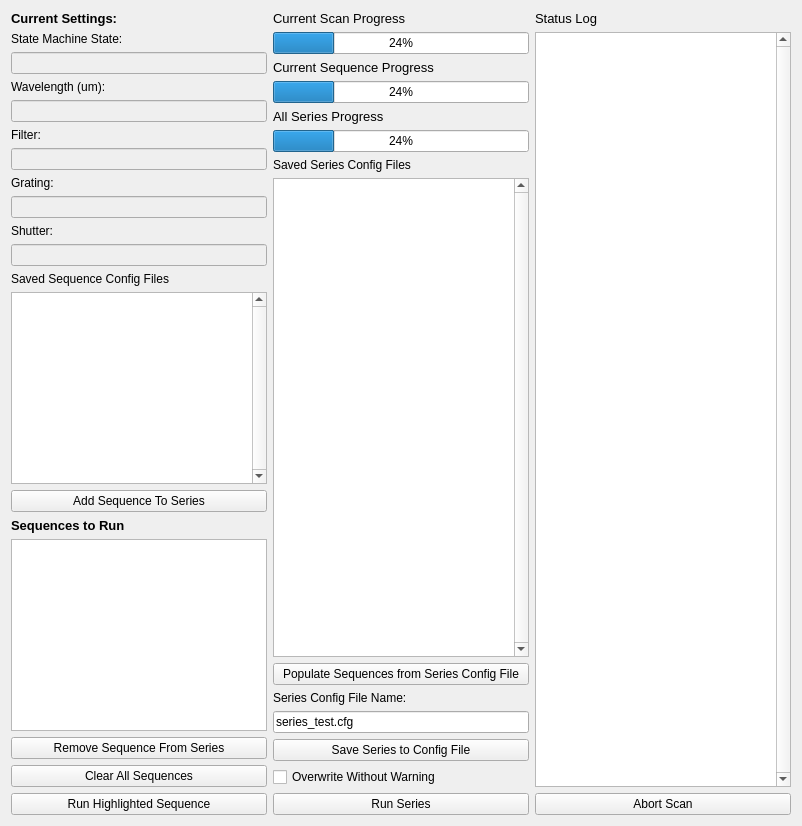
     <widget class="QWidget" name="tab1_series_scan">
      <attribute name="title">
       <string>Series</string>
      </attribute>
      <layout class="QGridLayout" name="gridLayout_2">
       <item row="0" column="0" rowspan="2">
        <layout class="QVBoxLayout" name="verticalLayout_2">
         <item>
          <widget class="QLabel" name="curent_parameters_title_tab1">
           <property name="font">
            <font>
             <pointsize>10</pointsize>
             <weight>75</weight>
             <bold>true</bold>
            </font>
           </property>
           <property name="text">
            <string>Current Settings:</string>
           </property>
          </widget>
         </item>
         <item>
          <widget class="QLabel" name="state_label_tab1">
           <property name="text">
            <string>State Machine State:</string>
           </property>
          </widget>
         </item>
         <item>
          <widget class="QLineEdit" name="state_lineEdit_tab1">
           <property name="enabled">
            <bool>false</bool>
           </property>
          </widget>
         </item>
         <item>
          <widget class="QLabel" name="wavelength_current_label_tab1">
           <property name="text">
            <string>Wavelength (um):</string>
           </property>
          </widget>
         </item>
         <item>
          <widget class="QLineEdit" name="wavelength_current_ledit_tab1">
           <property name="enabled">
            <bool>false</bool>
           </property>
           <property name="text">
            <string/>
           </property>
          </widget>
         </item>
         <item>
          <widget class="QLabel" name="osf_current_label_tab1">
           <property name="text">
            <string>Filter:</string>
           </property>
          </widget>
         </item>
         <item>
          <widget class="QLineEdit" name="osf_current_ledit_tab1">
           <property name="enabled">
            <bool>false</bool>
           </property>
          </widget>
         </item>
         <item>
          <widget class="QLabel" name="grating_current_label_tab1">
           <property name="text">
            <string>Grating:</string>
           </property>
          </widget>
         </item>
         <item>
          <widget class="QLineEdit" name="grating_current_ledit_tab1">
           <property name="enabled">
            <bool>false</bool>
           </property>
          </widget>
         </item>
         <item>
          <widget class="QLabel" name="shutter_current_label_tab1">
           <property name="text">
            <string>Shutter:</string>
           </property>
          </widget>
         </item>
         <item>
          <widget class="QLineEdit" name="shutter_current_ledit_tab1">
           <property name="enabled">
            <bool>false</bool>
           </property>
          </widget>
         </item>
        </layout>
       </item>
       <item row="0" column="1">
        <layout class="QVBoxLayout" name="progressBar_verticalLayout_tab1">
         <item>
          <widget class="QLabel" name="scan_progress_label_tab1">
           <property name="font">
            <font>
             <pointsize>10</pointsize>
            </font>
           </property>
           <property name="text">
            <string>Current Scan Progress</string>
           </property>
          </widget>
         </item>
         <item>
          <widget class="QProgressBar" name="scan_progressBar_tab1">
           <property name="value">
            <number>24</number>
           </property>
          </widget>
         </item>
         <item>
          <widget class="QLabel" name="sequence_progress_label_tab1">
           <property name="font">
            <font>
             <pointsize>10</pointsize>
            </font>
           </property>
           <property name="text">
            <string>Current Sequence Progress</string>
           </property>
          </widget>
         </item>
         <item>
          <widget class="QProgressBar" name="sequence_progressBar_tab1">
           <property name="value">
            <number>24</number>
           </property>
          </widget>
         </item>
         <item>
          <widget class="QLabel" name="series_progress_label_tab1">
           <property name="font">
            <font>
             <pointsize>10</pointsize>
            </font>
           </property>
           <property name="text">
            <string>All Series Progress</string>
           </property>
          </widget>
         </item>
         <item>
          <widget class="QProgressBar" name="series_progressBar_tab1">
           <property name="value">
            <number>24</number>
           </property>
          </widget>
         </item>
        </layout>
       </item>
       <item row="0" column="2" rowspan="4">
        <layout class="QVBoxLayout" name="sl_verticalLayout_tab1">
         <item>
          <widget class="QLabel" name="status_log_label_tab1">
           <property name="font">
            <font>
             <pointsize>10</pointsize>
            </font>
           </property>
           <property name="text">
            <string>Status Log</string>
           </property>
          </widget>
         </item>
         <item>
          <widget class="QTextBrowser" name="sl_textBrowser_tab1">
           <property name="verticalScrollBarPolicy">
            <enum>Qt::ScrollBarAlwaysOn</enum>
           </property>
          </widget>
         </item>
        </layout>
       </item>
       <item row="1" column="1" rowspan="3">
        <layout class="QVBoxLayout" name="saved_series_verticalLayout_tab1">
         <item>
          <widget class="QLabel" name="saved_series_config_files_label_tab1">
           <property name="text">
            <string>Saved Series Config Files</string>
           </property>
          </widget>
         </item>
         <item>
          <widget class="QListWidget" name="saved_series_config_files_tab1">
           <property name="verticalScrollBarPolicy">
            <enum>Qt::ScrollBarAlwaysOn</enum>
           </property>
           <property name="editTriggers">
            <set>QAbstractItemView::NoEditTriggers</set>
           </property>
           <property name="dragDropMode">
            <enum>QAbstractItemView::NoDragDrop</enum>
           </property>
           <property name="selectionMode">
            <enum>QAbstractItemView::SingleSelection</enum>
           </property>
          </widget>
         </item>
         <item>
          <widget class="QPushButton" name="load_series_button_tab1">
           <property name="sizePolicy">
            <sizepolicy hsizetype="Minimum" vsizetype="Maximum">
             <horstretch>0</horstretch>
             <verstretch>0</verstretch>
            </sizepolicy>
           </property>
           <property name="text">
            <string>Populate Sequences from Series Config File</string>
           </property>
          </widget>
         </item>
         <item>
          <widget class="QLabel" name="series_name_label_tab1">
           <property name="sizePolicy">
            <sizepolicy hsizetype="Preferred" vsizetype="Maximum">
             <horstretch>0</horstretch>
             <verstretch>0</verstretch>
            </sizepolicy>
           </property>
           <property name="text">
            <string>Series Config File Name:</string>
           </property>
          </widget>
         </item>
         <item>
          <widget class="QLineEdit" name="series_name_ledit_tab1">
           <property name="text">
            <string>series_test.cfg</string>
           </property>
           <property name="placeholderText">
            <string/>
           </property>
          </widget>
         </item>
         <item>
          <widget class="QPushButton" name="save_series_button_tab1">
           <property name="sizePolicy">
            <sizepolicy hsizetype="Minimum" vsizetype="Maximum">
             <horstretch>0</horstretch>
             <verstretch>0</verstretch>
            </sizepolicy>
           </property>
           <property name="text">
            <string>Save Series to Config File</string>
           </property>
          </widget>
         </item>
         <item>
          <widget class="QCheckBox" name="overwrite_checkBox_tab1">
           <property name="text">
            <string>Overwrite Without Warning</string>
           </property>
          </widget>
         </item>
        </layout>
       </item>
       <item row="2" column="0">
        <layout class="QVBoxLayout" name="add_sequence_verticalLayout_tab1">
         <item>
          <widget class="QLabel" name="sequence_config_files_label_tab1">
           <property name="text">
            <string>Saved Sequence Config Files</string>
           </property>
          </widget>
         </item>
         <item>
          <widget class="QListWidget" name="sequence_config_files_tab1">
           <property name="verticalScrollBarPolicy">
            <enum>Qt::ScrollBarAlwaysOn</enum>
           </property>
           <property name="editTriggers">
            <set>QAbstractItemView::SelectedClicked</set>
           </property>
           <property name="dragDropOverwriteMode">
            <bool>true</bool>
           </property>
           <property name="dragDropMode">
            <enum>QAbstractItemView::DragDrop</enum>
           </property>
          </widget>
         </item>
         <item>
          <widget class="QPushButton" name="add_sequence_button_tab1">
           <property name="sizePolicy">
            <sizepolicy hsizetype="Minimum" vsizetype="Maximum">
             <horstretch>0</horstretch>
             <verstretch>0</verstretch>
            </sizepolicy>
           </property>
           <property name="text">
            <string>Add Sequence To Series</string>
           </property>
          </widget>
         </item>
        </layout>
       </item>
       <item row="3" column="0">
        <layout class="QVBoxLayout" name="run_series_verticalLayout_tab1">
         <item>
          <widget class="QLabel" name="series_configs_label_tab1">
           <property name="font">
            <font>
             <pointsize>10</pointsize>
             <weight>75</weight>
             <bold>true</bold>
            </font>
           </property>
           <property name="text">
            <string>Sequences to Run</string>
           </property>
          </widget>
         </item>
         <item>
          <widget class="QListWidget" name="series_config_files_tab1">
           <property name="verticalScrollBarPolicy">
            <enum>Qt::ScrollBarAsNeeded</enum>
           </property>
           <property name="editTriggers">
            <set>QAbstractItemView::CurrentChanged|QAbstractItemView::SelectedClicked</set>
           </property>
           <property name="dragEnabled">
            <bool>true</bool>
           </property>
           <property name="dragDropMode">
            <enum>QAbstractItemView::DragDrop</enum>
           </property>
           <property name="selectionMode">
            <enum>QAbstractItemView::NoSelection</enum>
           </property>
          </widget>
         </item>
         <item>
          <widget class="QPushButton" name="remove_sequence_button_tab1">
           <property name="text">
            <string>Remove Sequence From Series</string>
           </property>
           <property name="checkable">
            <bool>false</bool>
           </property>
          </widget>
         </item>
         <item>
          <widget class="QPushButton" name="clear_all_sequences_button_tab_1">
           <property name="text">
            <string>Clear All Sequences</string>
           </property>
          </widget>
         </item>
        </layout>
       </item>
       <item row="4" column="0" colspan="3">
        <layout class="QHBoxLayout" name="run_bottons_horizontalLayout_tab1">
         <item>
          <widget class="QPushButton" name="run_single_tab1">
           <property name="text">
            <string>Run Highlighted Sequence</string>
           </property>
           <property name="iconSize">
            <size>
             <width>20</width>
             <height>40</height>
            </size>
           </property>
          </widget>
         </item>
         <item>
          <widget class="QPushButton" name="run_series_tab1">
           <property name="text">
            <string>Run Series</string>
           </property>
           <property name="iconSize">
            <size>
             <width>20</width>
             <height>40</height>
            </size>
           </property>
          </widget>
         </item>
         <item>
          <widget class="QPushButton" name="abort_scan_button_tab1">
           <property name="text">
            <string>Abort Scan</string>
           </property>
           <property name="iconSize">
            <size>
             <width>20</width>
             <height>40</height>
            </size>
           </property>
          </widget>
         </item>
        </layout>
       </item>
      </layout>
     </widget>
